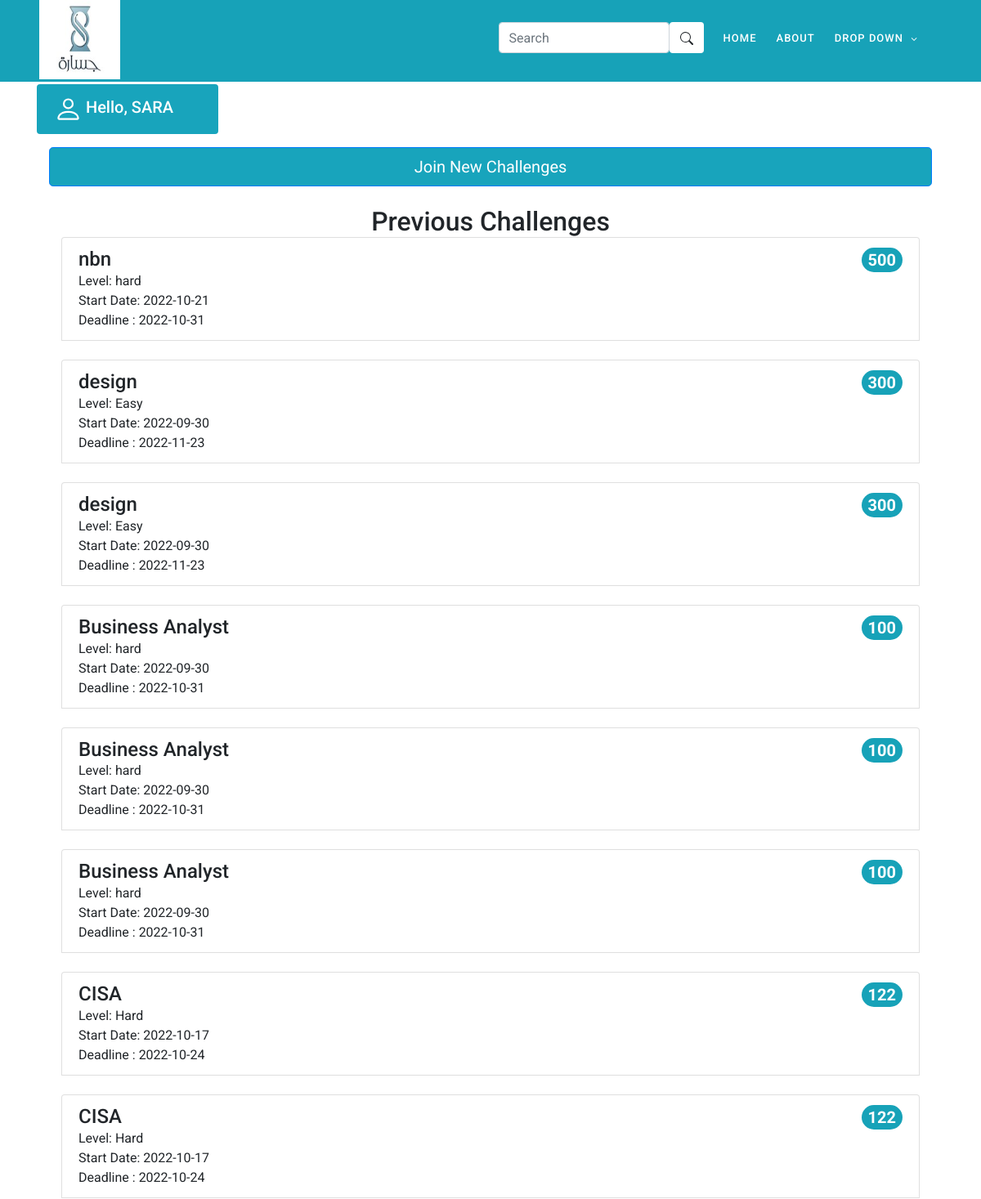
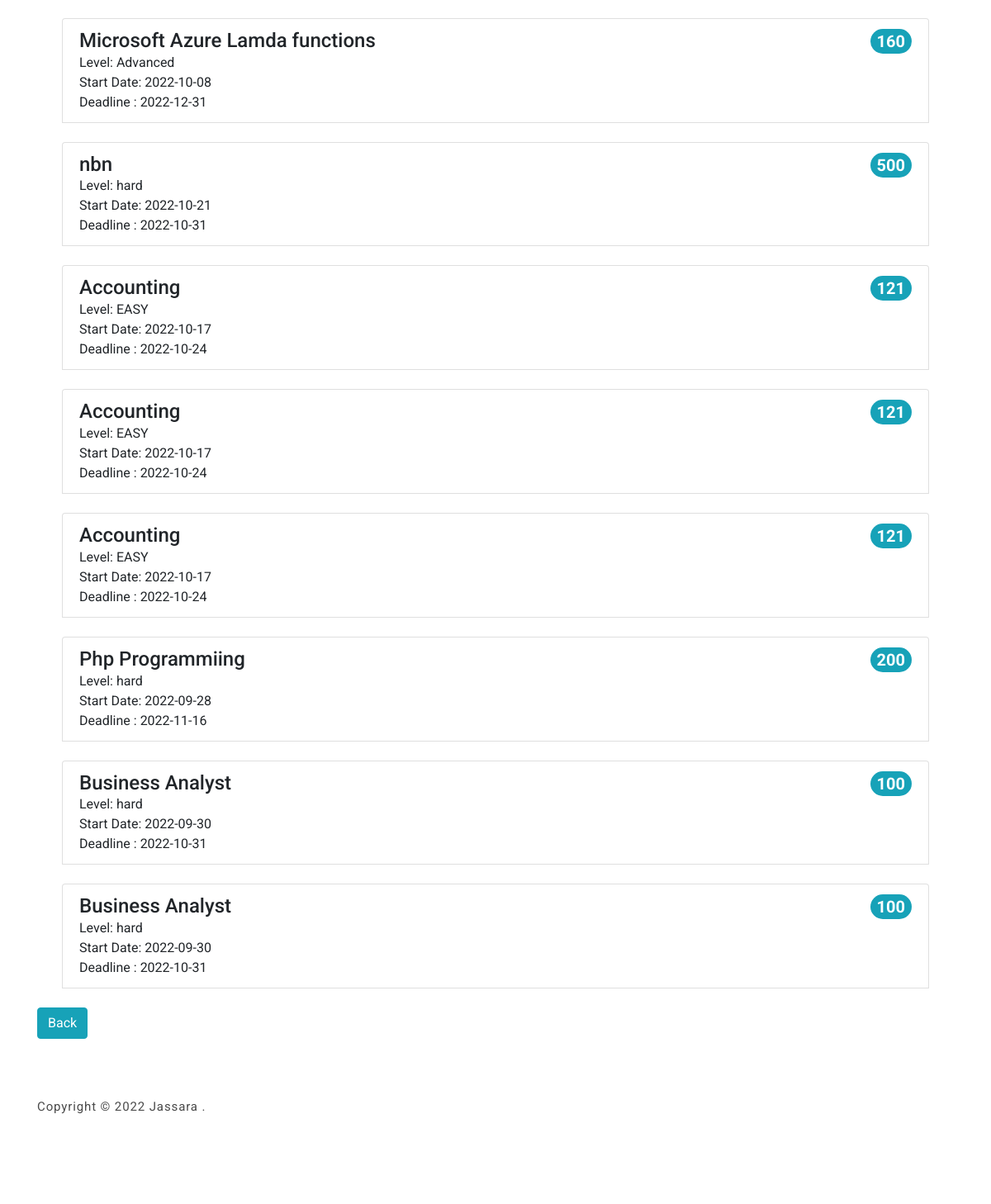
Screenshot of /challengePage.php (signed in) with the database file from the repository (2 pictures, top to bottom).
### tables this page shows
CREATE TABLE `previous_challenge` (
  `id` int(11) NOT NULL,
  `uni_id` varchar(255) NOT NULL,
  `challenge_num` int(11) NOT NULL
);

CREATE TABLE `challenge` (
  `challenge_num` int(10) NOT NULL,
  `challenge_name` text NOT NULL,
  `challenge_level` varchar(10) NOT NULL,
  `challenge_date` date NOT NULL,
  `Deadline` date NOT NULL,
  `Points` int(11) NOT NULL
);

### challengePage.php (the view, shortened to what this page needs)
<?php session_start();
include 'tamplate.php';
 ?>
<body>
    <div class="container">
        <div class="alert" style="background-color: #18a4bc; color:white; width: 20%;" role="alert">
            <?php
            if (!empty($_SESSION['username'])) {
                $UserName = $_SESSION['username'];
                echo "<h5 style=display:inline> Hello, " . $UserName . "</h5>";
            }
            ?>
        </div>
        <section class=" col" style="float: right;">
            <a style="color: White;" href="challenges.php"> <button type="button" class="btn btn-primary btn-lg btn-block " style="background-color: #18a4bc;">Join New Challenges</button></a>
            <br>
        </section>
        <section class="col" style="float: right;">
        <h2 style="text-align:center;">Previous Challenges</h2>
        <?php
                    $con = connection();
                    $uni_id = $_SESSION['uni_id'];
                    $sql = "select * from challenge
                    right join previous_challenge
                    on challenge.challenge_num = previous_challenge.challenge_num
                     where 	uni_id = '$uni_id'  ";
                    $result = mysqli_query($con, $sql);
                    $count = mysqli_num_rows($result);
                    if ($count == 0) {
                        echo
                        '<div class="alert alert-danger" role="alert">
                                No Challenges
                            </div>
                            ';
                    } else {
                        while ($row = mysqli_fetch_array($result, MYSQLI_ASSOC)) {
                            echo '
                                <div class="container col">
                                <ol class="list-group list-group-numbered">
                                <li class="list-group-item d-flex justify-content-between align-items-start">
                                  <div class="ms-2 me-auto">
                                    <div class="fw-bold"><h4>'.$row['challenge_name'].'</h4></div>
                                    Level: '.$row['challenge_level'].'
                                    <br>
                                    Start Date: '.$row['challenge_date'].'
                                    <br>
                                    Deadline : '.$row['Deadline'].'
                                  </div>
                                  <span class="badge bg-info rounded-pill" style="color:white;font-size:20px">
                                  '.$row['challenge_num'].'
                                  </span>
                                </li>
                                <br>
                              </ol>
                              </div>
                           ';
                        }
                    }
        ?>
        </section>
        <a style="color: White;" href="studentPage.php"><button class="btn btn-info ">Back</button></a>
    </div>

### assets/css/templatemo-art-factory.css (style rules this page uses)
html, body, div, span, applet, object, iframe, h1, h2, h3, h4, h5, h6, p, blockquote, div pre, a, abbr, acronym, address, big, cite, code, del, dfn, em, font, img, ins, kbd, q, s, samp, small, strike, strong, sub, sup, tt, var, b, u, i, center, dl, dt, dd, ol, ul, li, figure, header, nav, section, article, aside, footer, figcaption { margin: 0; padding: 0; border: 0; outline: 0; }
ul, li { padding: 0; margin: 0; list-style: none; }
header, nav, section, article, aside, footer, hgroup { display: block; }
* { box-sizing: border-box; }
html, body { font-family: "Roboto", sans-serif; font-weight: 400; background-color: #fff; font-size: 16px; -ms-text-size-adjust: 100%; -webkit-font-smoothing: antialiased; -moz-osx-font-smoothing: grayscale; }
a { text-decoration: none !important; }
h1, h2, h3, h4, h5, h6 { margin-top: 0px; margin-bottom: 0px; }
html, body { background: #fff; font-family: "Roboto", sans-serif; }

### tamplate.php (style rules this page uses)
body { min-height: 100vh; display: flex; flex-direction: column; }

### rows the page displays
previous_challenge: challenge_num.challenge_name "nbn", challenge_num.challenge_level "hard", challenge_num.challenge_date "2022-10-21", challenge_num.Deadline "2022-10-31", challenge_num "500"
previous_challenge: challenge_num.challenge_name "design", challenge_num.challenge_level "Easy", challenge_num.challenge_date "2022-09-30", challenge_num.Deadline "2022-11-23", challenge_num "300"
previous_challenge: challenge_num.challenge_name "design", challenge_num.challenge_level "Easy", challenge_num.challenge_date "2022-09-30", challenge_num.Deadline "2022-11-23", challenge_num "300"
previous_challenge: challenge_num.challenge_name "Business Analyst", challenge_num.challenge_level "hard", challenge_num.challenge_date "2022-09-30", challenge_num.Deadline "2022-10-31", challenge_num "100"
previous_challenge: challenge_num.challenge_name "Business Analyst", challenge_num.challenge_level "hard", challenge_num.challenge_date "2022-09-30", challenge_num.Deadline "2022-10-31", challenge_num "100"
previous_challenge: challenge_num.challenge_name "Business Analyst", challenge_num.challenge_level "hard", challenge_num.challenge_date "2022-09-30", challenge_num.Deadline "2022-10-31", challenge_num "100"
previous_challenge: challenge_num.challenge_name "CISA", challenge_num.challenge_level "Hard", challenge_num.challenge_date "2022-10-17", challenge_num.Deadline "2022-10-24", challenge_num "122"
previous_challenge: challenge_num.challenge_name "CISA", challenge_num.challenge_level "Hard", challenge_num.challenge_date "2022-10-17", challenge_num.Deadline "2022-10-24", challenge_num "122"
previous_challenge: challenge_num.challenge_name "Microsoft Azure Lamda functions", challenge_num.challenge_level "Advanced", challenge_num.challenge_date "2022-10-08", challenge_num.Deadline "2022-12-31", challenge_num "160"
previous_challenge: challenge_num.challenge_name "nbn", challenge_num.challenge_level "hard", challenge_num.challenge_date "2022-10-21", challenge_num.Deadline "2022-10-31", challenge_num "500"
previous_challenge: challenge_num.challenge_name "Accounting", challenge_num.challenge_level "EASY", challenge_num.challenge_date "2022-10-17", challenge_num.Deadline "2022-10-24", challenge_num "121"
previous_challenge: challenge_num.challenge_name "Accounting", challenge_num.challenge_level "EASY", challenge_num.challenge_date "2022-10-17", challenge_num.Deadline "2022-10-24", challenge_num "121"
previous_challenge: challenge_num.challenge_name "Accounting", challenge_num.challenge_level "EASY", challenge_num.challenge_date "2022-10-17", challenge_num.Deadline "2022-10-24", challenge_num "121"
previous_challenge: challenge_num.challenge_name "Php Programmiing", challenge_num.challenge_level "hard", challenge_num.challenge_date "2022-09-28", challenge_num.Deadline "2022-11-16", challenge_num "200"
previous_challenge: challenge_num.challenge_name "Business Analyst", challenge_num.challenge_level "hard", challenge_num.challenge_date "2022-09-30", challenge_num.Deadline "2022-10-31", challenge_num "100"
previous_challenge: challenge_num.challenge_name "Business Analyst", challenge_num.challenge_level "hard", challenge_num.challenge_date "2022-09-30", challenge_num.Deadline "2022-10-31", challenge_num "100"

### other values shown
$UserName "SARA"
